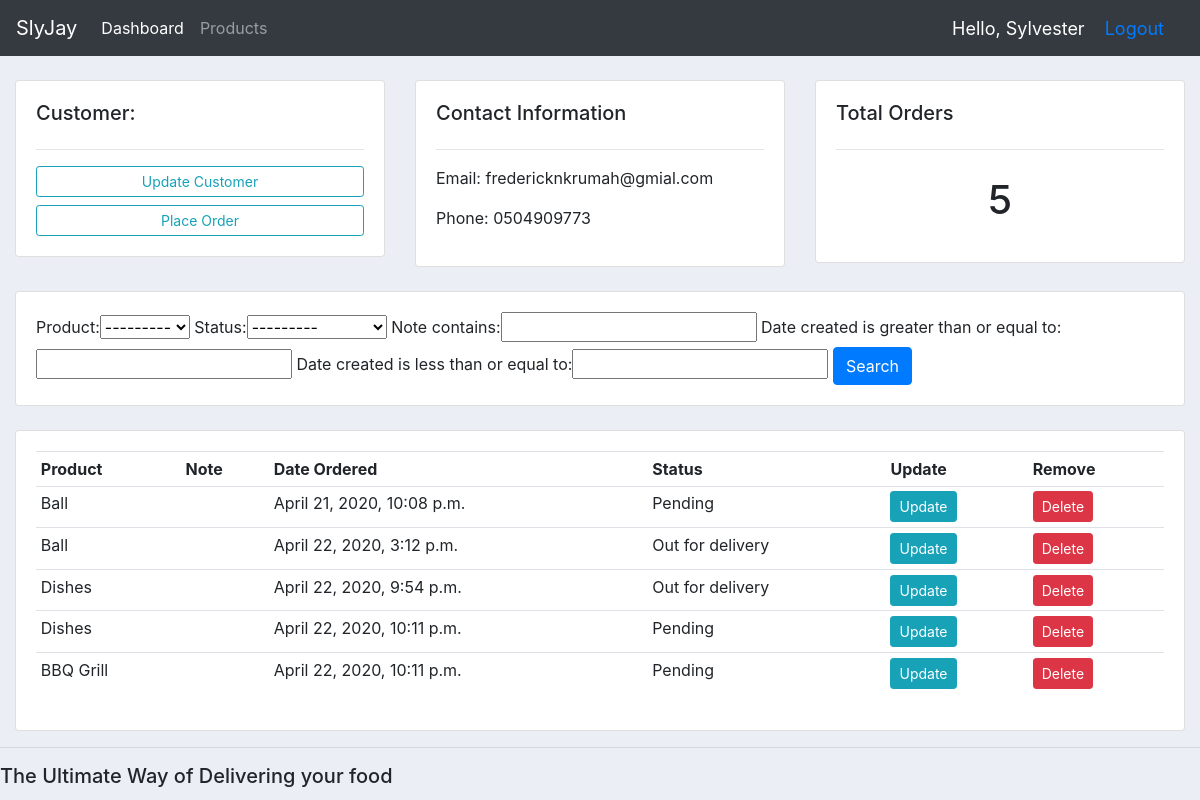
The app's page /customer/1/ (signed in) with its own data.
### accounts/models.py (models this page shows, shortened)
class Customer(models.Model):
	user = models.OneToOneField(User, null=True, blank=True, on_delete=models.CASCADE)
	name = models.CharField(max_length=200, null=True)
	phone = models.CharField(max_length=200, null=True)
	email = models.CharField(max_length=200, null=True)
	profile_pic = models.ImageField(default="profile image icon for new users", null=True, blank=True)
	date_created = models.DateTimeField(auto_now_add=True, null=True)

class Order(models.Model):
	STATUS = (
			('Pending', 'Pending'),
			('Out for delivery', 'Out for delivery'),
			('Delivered', 'Delivered')
			)
	customer = models.ForeignKey(Customer, null=True, on_delete= models.SET_NULL)
	product = models.ForeignKey(Product, null=True, on_delete= models.SET_NULL)
	date_created = models.DateTimeField(auto_now_add=True, null=True)
	status = models.CharField(max_length=200, null=True, choices=STATUS)
	note = models.CharField(max_length=1000, null=True)

class Product(models.Model):
	CATEGORY = (
			('Indoor', 'Indoor'),
			('Out Door', 'Out Door'),
			)
	name = models.CharField(max_length=200, null=True)
	price = models.FloatField(null=True)
	category = models.CharField(max_length=200, null=True, choices=CATEGORY)
	description = models.CharField(max_length=200, null=True, blank=True)
	date_created = models.DateTimeField(auto_now_add=True, null=True)
	tags = models.ManyToManyField(Tag)
	def __str__(self):
		return self.name

### accounts/decorators.py (the view)
        def wrapper_func(request, *args, **kwargs):
            group = None
            if request.user.groups.exists():
                group = request.user.groups.all()[0].name
            if group in allowed_roles:
                return view_func(request, *args, **kwargs)
            else:
                return HttpResponse('You are not authorized to view this page')

### accounts/views.py (called while the page is built)
@login_required(login_url='login')
@allowed_users(allowed_roles=['admin'])
def customer(request, pk_test):
	customer = Customer.objects.get(id=pk_test)
	orders = customer.order_set.all()
	order_count = orders.count()
	myFilter = OrderFilter(request.GET, queryset=orders)
	orders = myFilter.qs
	context = {'customer':customer, 'orders': orders, 'order_count': order_count, 'myFilter': myFilter}
	return render(request, 'accounts/customer.html', context)

### accounts/templates/accounts/customer.html
{% extends 'accounts/main.html' %}
{% block content %}
    <br>
<div class="row">
	<div class="col-md">
		<div class="card card-body">
			<h5>Customer:</h5>
			<hr>
			<a class="btn btn-outline-info btn-sm btn-block" href="">Update Customer</a>
			<a class="btn btn-outline-info btn-sm btn-block" href="{% url 'create_order' customer.id %}">Place Order</a>
		</div>
	</div>
	<div class="col-md">
		<div class="card card-body">
			<h5>Contact Information</h5>
			<hr>
			<p>Email: {{customer.email}}</p>
			<p>Phone: {{customer.phone}}</p>
		</div>
	</div>
	<div class="col-md">
		<div class="card card-body">
			<h5>Total Orders</h5>
			<hr>
			<h1 style="text-align: center;padding: 10px">{{order_count}}</h1>
		</div>
	</div>
</div>
<br>
<div class="row">
	<div class="col">
		<div class="card card-body">
			<form method="get">
			{{myFilter.form}}
				<button class="btn btn-primary" type="submit">Search</button>
			</form>
		</div>
	</div>
</div>
<br>
<div class="row">
	<div class="col-md">
		<div class="card card-body">
			<table class="table table-sm">
				<tr>
					<th>Product</th>
					<th>Note</th>
					<th>Date Ordered</th>
					<th>Status</th>
					<th>Update</th>
					<th>Remove</th>
				</tr>
				{% for order in orders %}
				<tr>
					<td>{{order.product}}</td>
					<td>{{order.product.note}}</td>
					<td>{{order.date_created}}</td>
					<td>{{order.status}}</td>
					<td><a class="btn btn-sm btn-info" href="{% url 'update_order' order.id %}">Update</a></td>
					<td><a class="btn btn-sm btn-danger" href="{% url 'delete_order' order.id %}">Delete</a></td>
				</tr>
				{% endfor %}
			</table>
		</div>
	</div>
</div>
{% endblock %}

### accounts/templates/accounts/navbar.html (shortened to what this page needs)
{% load static %}
<nav class="navbar navbar-expand-lg navbar-dark bg-dark">
  <a class="navbar-brand" href="#">SlyJay</a>
  <div class="collapse navbar-collapse" id="navbarNav">
    <ul class="navbar-nav">
      {% if request.user.is_staff %}
      <li class="nav-item active">
        <a class="nav-link" href="{% url 'home' %}">Dashboard</a>
      </li>
      <li class="nav-item">
        <a class="nav-link" href="{% url 'products' %}">Products</a>
      </li>
      {% endif %}
    </ul>
  </div>
  <span class="hello-msg">Hello, {{request.user}}</span>
  <span class="hello-msg"><a href="{% url 'logout' %}">Logout</a></span>
</nav>

### static/css/main.css (style rules this page uses)
body { background-color: #ebeff5; }

### accounts/templates/accounts/navbar.html (style rules this page uses)
.hello-msg { font-size: 18px; color: #fff; margin-right: 20px; }

### records on screen
Customer: email "fredericknkrumah@gmial.com", phone "0504909773"
Order: product "Ball", date_created "April 21, 2020, 10:08 p.m.", status "Pending"
Order: product "Ball", date_created "April 22, 2020, 3:12 p.m.", status "Out for delivery"
Order: product "Dishes", date_created "April 22, 2020, 9:54 p.m.", status "Out for delivery"
Order: product "Dishes", date_created "April 22, 2020, 10:11 p.m.", status "Pending"
Order: product "BBQ Grill", date_created "April 22, 2020, 10:11 p.m.", status "Pending"

### other values on screen
{{ request.user }} "Sylvester"
{{ order_count }} "5"
